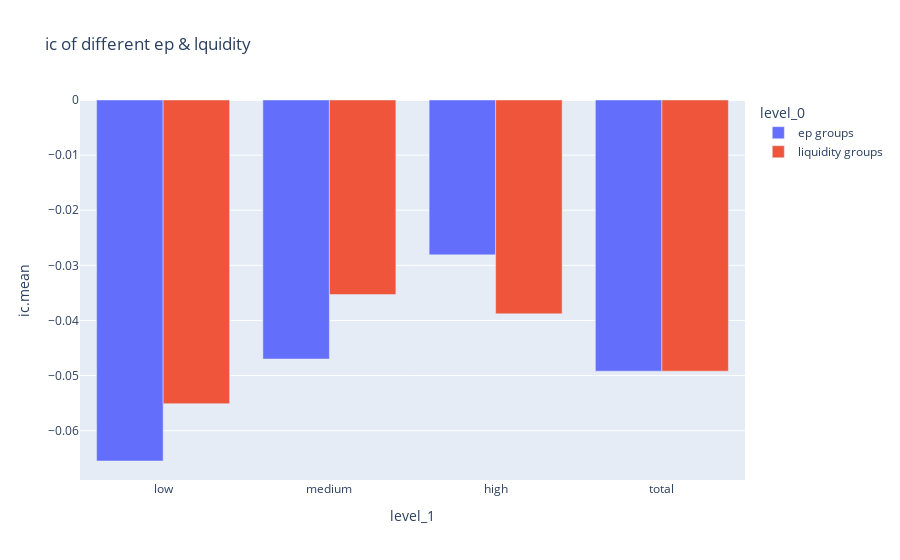

Notebook code cell kept with this figure:
### Code cell
group_ic = fe.factor_ana(factor=factor,ep_group=ep_group,liquidity_group=liquidity_group,add_shift=0,base='close')
bar = px.bar(group_ic['ic.mean'].reset_index(),x='level_1',y='ic.mean',color='level_0',barmode='group',title='ic of different ep & lquidity')
bar.show()

### Figure 1 — Plotly figure (JSON) as saved in the notebook; plotly's stock layout.template omitted (floating-point values rounded to 4 significant figures)
{"data": [{"alignmentgroup": "True", "hovertemplate": "level_0=ep groups<br>level_1=%{x}<br>ic.mean=%{y}<extra></extra>", "legendgroup": "ep groups", "marker": {"color": "#636efa", "pattern": {"shape": ""}}, "name": "ep groups", "offsetgroup": "ep groups", "orientation": "v", "showlegend": true, "textposition": "auto", "type": "bar", "x": ["low", "medium", "high", "total"], "xaxis": "x", "y": [-0.0655, -0.047, -0.0281, -0.0492], "yaxis": "y"}, {"alignmentgroup": "True", "hovertemplate": "level_0=liquidity groups<br>level_1=%{x}<br>ic.mean=%{y}<extra></extra>", "legendgroup": "liquidity groups", "marker": {"color": "#EF553B", "pattern": {"shape": ""}}, "name": "liquidity groups", "offsetgroup": "liquidity groups", "orientation": "v", "showlegend": true, "textposition": "auto", "type": "bar", "x": ["low", "medium", "high", "total"], "xaxis": "x", "y": [-0.0551, -0.0353, -0.0388, -0.0492], "yaxis": "y"}], "layout": {"barmode": "group", "legend": {"title": {"text": "level_0"}, "tracegroupgap": 0}, "title": {"text": "ic of different ep & lquidity"}, "xaxis": {"anchor": "y", "domain": [0, 1], "title": {"text": "level_1"}}, "yaxis": {"anchor": "x", "domain": [0, 1], "title": {"text": "ic.mean"}}}}
